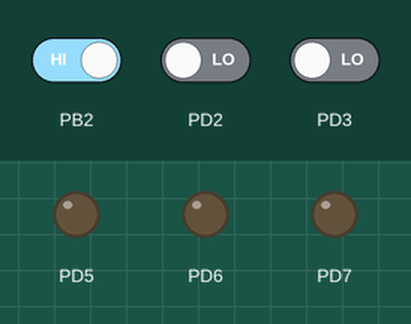
Bench run of a program on a simulated ATmega32, built with avr-gcc and emulated at 1 MHz. Shown: output pins drawn as LEDs (lit = HIGH). The test bench sets the inputs (shaded band); at power-on: PB2 HIGH, PD2 LOW, PD3 LOW.

Above: at 1.2 s.
1.3 s: PB2 driven LOW
At 2.2 s:
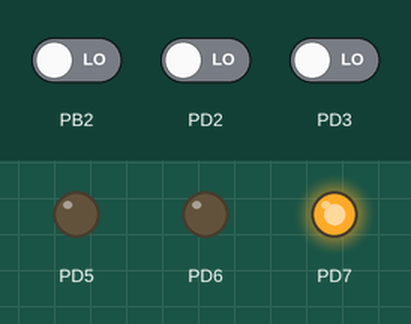
4.3 s: PD2 driven HIGH
At 5.6 s:
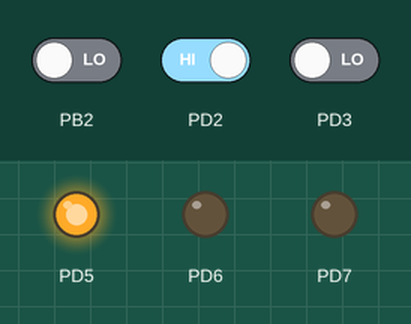
7.3 s: PD3 driven HIGH
At 7.9 s:
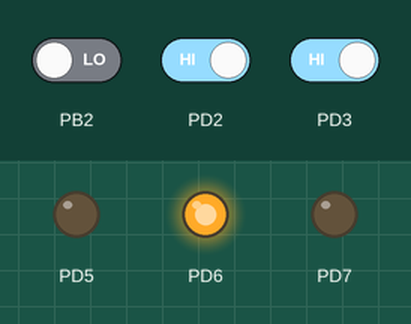
10.3 s: PD2 driven LOW
At 11.4 s:
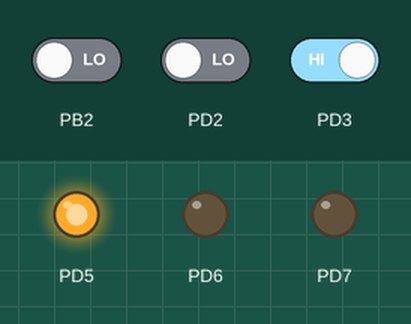
Timing chart, 0 to 13.5 s (numbered marks = the images above; inputs shaded):
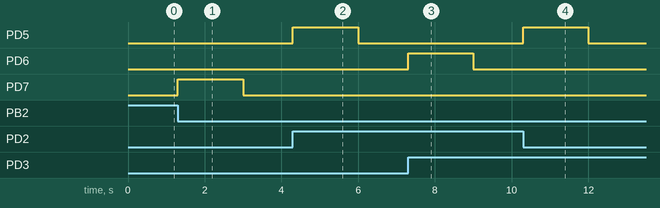

Measured:
- after the input at 1.3 s, PD7: LOW → HIGH at once, → LOW 1.7 s later
- after the input at 4.3 s, PD5: LOW → HIGH at once, → LOW 1.7 s later
- after the input at 7.3 s, PD6: LOW → HIGH at once, → LOW 1.7 s later
- after the input at 10.3 s, PD5: LOW → HIGH at once, → LOW 1.7 s later

The program:

main.c
```c
/*
 * main.c
 *
 *  Created on: ??þ/??þ/????
 *      Author: Omar
 */

#include <avr/io.h>
#include <util/delay.h>
#include <avr/interrupt.h>

int main(){

	MCUCR |= (1<<ISC00);		//Any logical change on INT0 generates an interrupt request.
	MCUCR |= (1<<ISC11)|(1<<ISC10);		//The  rising edge of INT1 generates an interrupt request
	MCUCSR &= ~(1<<ISC2);		// ISC2 is written to one, a falling edge on INT2 activates the interrupt

	GICR |= (1<<7)|(1<<6)|(1<<5); //Enable interrupt INT0 ,INT2 ,INT2

	SREG |=(1<<7);				//Enable Global interrupt

	DDRD |=(1<<7)|(1<<6)|(1<<5);   // PINsD 7,6,5 Output

	while(1){
		PORTD &= ~((1<<5) | (1<<6) | (1<<7)) ;
		_delay_ms(1000);
	}
}
ISR(INT0_vect){

	PORTD |= 1<<5;
	_delay_ms(1000);
}
ISR(INT1_vect){
	PORTD |= 1<<6;
	_delay_ms(1000);

}
ISR(INT2_vect){
	PORTD |= 1<<7 ;
	_delay_ms(1000);

}
```
